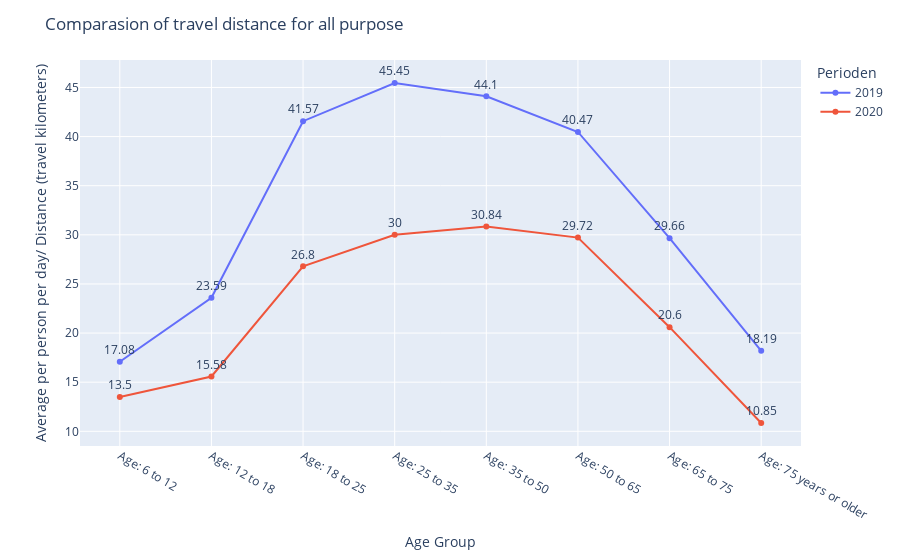
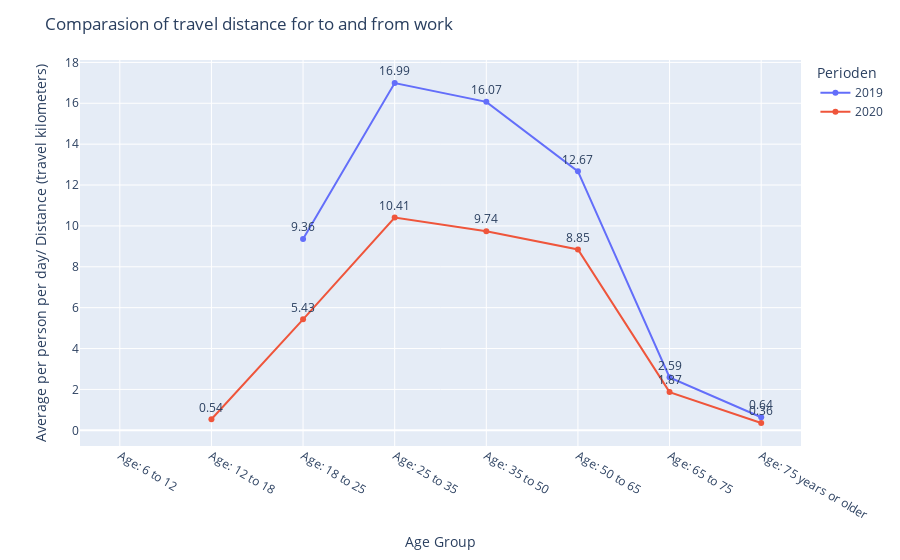

Notebook cell for these charts, in order:
### Code cell
#Figure1.3 General comparasion of travel distance between 2019 and 2020 for all age groups 
#Person Characteristics is on X-axis, average travel distance is on Y-axis, 2019 and 2020 are color legends, y-value is text on the graph
fig_distance_total = px.line(df[df.Reismotieven == 'Totaal'], x = 'Persoonskenmerken',
    y = 'Gemiddeld per persoon per dag /Afstand  (reizigerskilometers)', color= 'Perioden',
    text = 'Gemiddeld per persoon per dag /Afstand  (reizigerskilometers)', 
    labels={'Persoonskenmerken':'Age Group','Gemiddeld per persoon per dag /Afstand  (reizigerskilometers)':
            'Average per person per day/ Distance (travel kilometers)'})
fig_distance_total.update_traces(textposition='top center')
fig_distance_total.update_layout(title_text = 'Comparasion of travel distance for all purpose')
fig_distance_total.show()

#Figure1.4 To and from work comparasion of travel distance between 2019 and 2020 for all age groups 
#Person Characteristics is on X-axis, average travel distance is on Y-axis, 2019 and 2020 are color legends, y-value is text on the graph
fig_distance_work = px.line(df[df.Reismotieven == 'Van en naar het werk'], x = 'Persoonskenmerken', 
    y = 'Gemiddeld per persoon per dag /Afstand  (reizigerskilometers)', color= 'Perioden',
    text = 'Gemiddeld per persoon per dag /Afstand  (reizigerskilometers)',
    labels={'Persoonskenmerken':'Age Group','Gemiddeld per persoon per dag /Afstand  (reizigerskilometers)':
            'Average per person per day/ Distance (travel kilometers)'})
fig_distance_work.update_traces(textposition='top center')
fig_distance_work.update_layout(title_text = 'Comparasion of travel distance for to and from work')
fig_distance_work.show()

### Figure 1 — Plotly figure (JSON) as saved in the notebook; plotly's stock layout.template omitted (floating-point values rounded to 4 significant figures)
{"data": [{"hovertemplate": "Perioden=2019<br>Age Group=%{x}<br>Average per person per day/ Distance (travel kilometers)=%{text}<extra></extra>", "legendgroup": "2019", "line": {"color": "#636efa", "dash": "solid"}, "marker": {"symbol": "circle"}, "mode": "lines+text+markers", "name": "2019", "orientation": "v", "showlegend": true, "text": [17.08, 23.59, 41.57, 45.45, 44.1, 40.47, 29.66, 18.19], "textposition": "top center", "type": "scatter", "x": ["Age: 6 to 12", "Age: 12 to 18", "Age: 18 to 25", "Age: 25 to 35", "Age: 35 to 50", "Age: 50 to 65", "Age: 65 to 75", "Age: 75 years or older"], "xaxis": "x", "y": [17.08, 23.59, 41.57, 45.45, 44.1, 40.47, 29.66, 18.19], "yaxis": "y"}, {"hovertemplate": "Perioden=2020<br>Age Group=%{x}<br>Average per person per day/ Distance (travel kilometers)=%{text}<extra></extra>", "legendgroup": "2020", "line": {"color": "#EF553B", "dash": "solid"}, "marker": {"symbol": "circle"}, "mode": "lines+text+markers", "name": "2020", "orientation": "v", "showlegend": true, "text": [13.5, 15.58, 26.8, 30, 30.84, 29.72, 20.6, 10.85], "textposition": "top center", "type": "scatter", "x": ["Age: 6 to 12", "Age: 12 to 18", "Age: 18 to 25", "Age: 25 to 35", "Age: 35 to 50", "Age: 50 to 65", "Age: 65 to 75", "Age: 75 years or older"], "xaxis": "x", "y": [13.5, 15.58, 26.8, 30, 30.84, 29.72, 20.6, 10.85], "yaxis": "y"}], "layout": {"legend": {"title": {"text": "Perioden"}, "tracegroupgap": 0}, "margin": {"t": 60}, "title": {"text": "Comparasion of travel distance for all purpose"}, "xaxis": {"anchor": "y", "domain": [0, 1], "title": {"text": "Age Group"}}, "yaxis": {"anchor": "x", "domain": [0, 1], "title": {"text": "Average per person per day/ Distance (travel kilometers)"}}}}

### Figure 2 — Plotly figure (JSON) as saved in the notebook; plotly's stock layout.template omitted (floating-point values rounded to 4 significant figures)
{"data": [{"hovertemplate": "Perioden=2019<br>Age Group=%{x}<br>Average per person per day/ Distance (travel kilometers)=%{text}<extra></extra>", "legendgroup": "2019", "line": {"color": "#636efa", "dash": "solid"}, "marker": {"symbol": "circle"}, "mode": "lines+text+markers", "name": "2019", "orientation": "v", "showlegend": true, "text": [null, null, 9.36, 16.99, 16.07, 12.67, 2.59, 0.64], "textposition": "top center", "type": "scatter", "x": ["Age: 6 to 12", "Age: 12 to 18", "Age: 18 to 25", "Age: 25 to 35", "Age: 35 to 50", "Age: 50 to 65", "Age: 65 to 75", "Age: 75 years or older"], "xaxis": "x", "y": [null, null, 9.36, 16.99, 16.07, 12.67, 2.59, 0.64], "yaxis": "y"}, {"hovertemplate": "Perioden=2020<br>Age Group=%{x}<br>Average per person per day/ Distance (travel kilometers)=%{text}<extra></extra>", "legendgroup": "2020", "line": {"color": "#EF553B", "dash": "solid"}, "marker": {"symbol": "circle"}, "mode": "lines+text+markers", "name": "2020", "orientation": "v", "showlegend": true, "text": [null, 0.54, 5.43, 10.41, 9.74, 8.85, 1.87, 0.36], "textposition": "top center", "type": "scatter", "x": ["Age: 6 to 12", "Age: 12 to 18", "Age: 18 to 25", "Age: 25 to 35", "Age: 35 to 50", "Age: 50 to 65", "Age: 65 to 75", "Age: 75 years or older"], "xaxis": "x", "y": [null, 0.54, 5.43, 10.41, 9.74, 8.85, 1.87, 0.36], "yaxis": "y"}], "layout": {"legend": {"title": {"text": "Perioden"}, "tracegroupgap": 0}, "margin": {"t": 60}, "title": {"text": "Comparasion of travel distance for to and from work"}, "xaxis": {"anchor": "y", "domain": [0, 1], "title": {"text": "Age Group"}}, "yaxis": {"anchor": "x", "domain": [0, 1], "title": {"text": "Average per person per day/ Distance (travel kilometers)"}}}}
